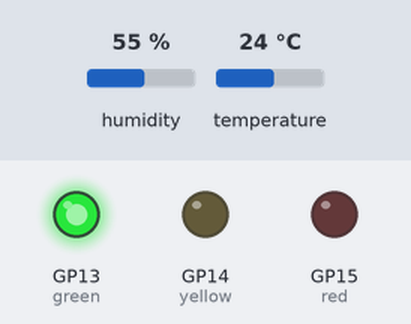
Recording of a program running on a simulated Raspberry Pi Pico running MicroPython. Parts: output pins drawn as LEDs (lit = HIGH). The inputs (shaded band) are chosen by the test bench; at power-on: humidity 55 %, temperature 24 °C. The clock reads 2024-03-15 10:24:30 at power-on unless the program sets it; what the program prints to the serial console is not drawn.

Above: at 1.2 s.
1.3 s: humidity set to 79 %
4.0 s: humidity set to 82 %
At 5.4 s:
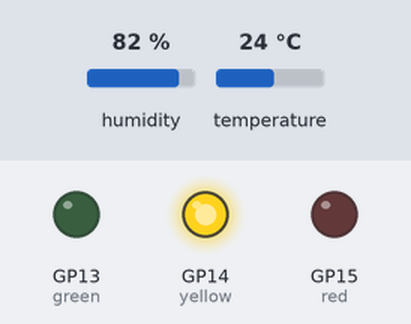
6.7 s: temperature set to 29.7 °C
9.4 s: temperature set to 30.5 °C
At 11.3 s:
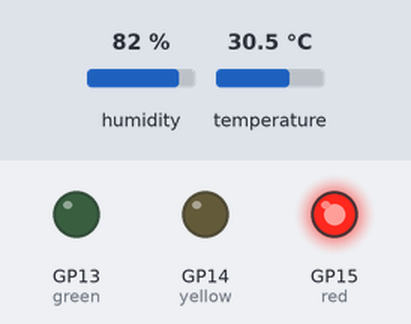
12.1 s: temperature set to 12 °C
At 12.4 s:
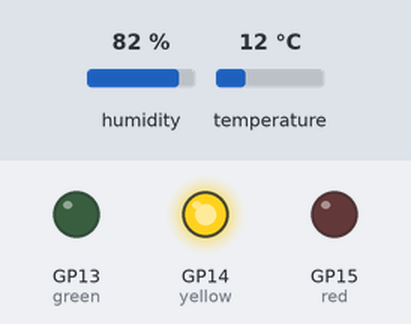
14.8 s: humidity set to 22 %
At 17.2 s:
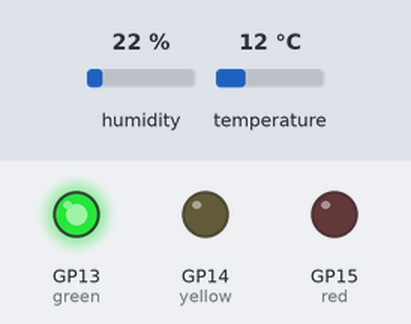
Timing chart, 0 to 18.7 s (numbered marks = the images above; inputs shaded):
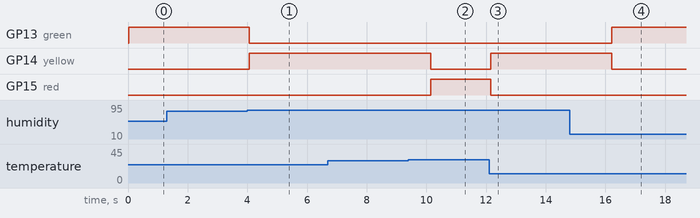

The program:

baitap3b_N23DCCI010.py
```python
from machine import Pin
import dht
import time

# Cảm biến DHT22
sensor = dht.DHT22(Pin(16))

# Đèn giao thông
red = Pin(15, Pin.OUT)
yellow = Pin(14, Pin.OUT)
green = Pin(13, Pin.OUT)

while True:
    try:
        sensor.measure()
        temp = sensor.temperature()
        hum = sensor.humidity()

        t = time.localtime()
        ts = f'{t[3]:02d}:{t[4]:02d}:{t[5]:02d}'

        print(f'[{ts}] Temp: {temp:.1f}°C | Humidity: {hum:.1f}%')

        # Điều khiển đèn
        if temp > 30:
            red.value(1)
            yellow.value(0)
            green.value(0)
            print('  >> CẢNH BÁO: NHIỆT ĐỘ CAO!')

        elif hum > 80:
            red.value(0)
            yellow.value(1)
            green.value(0)
            print('  >> CẢNH BÁO: ĐỘ ẨM CAO!')

        else:
            red.value(0)
            yellow.value(0)
            green.value(1)
            print('  >> Bình thường')

    except Exception as e:
        print(f'Lỗi: {e}')

    time.sleep(2)
```

Measured:
- the behaviour switches between 80 and 81 % on humidity (found by bisection; images 0 and 1)
- the behaviour switches between 30 and 30.1 °C on temperature (found by bisection; images 1 and 2)
- after the input at 1.3 s, every drawn part: stays the same
- after the input at 4.0 s, GP13 (green): HIGH → LOW after 0.07 s; GP14 (yellow): LOW → HIGH after 0.07 s
- after the input at 6.7 s, every drawn part: stays the same
- after the input at 9.4 s, GP14 (yellow): HIGH → LOW after 0.74 s; GP15 (red): LOW → HIGH after 0.74 s
- after the input at 12.1 s, GP14 (yellow): LOW → HIGH after 0.06 s; GP15 (red): HIGH → LOW after 0.06 s
- after the input at 14.8 s, GP13 (green): LOW → HIGH after 1.4 s; GP14 (yellow): HIGH → LOW after 1.4 s
